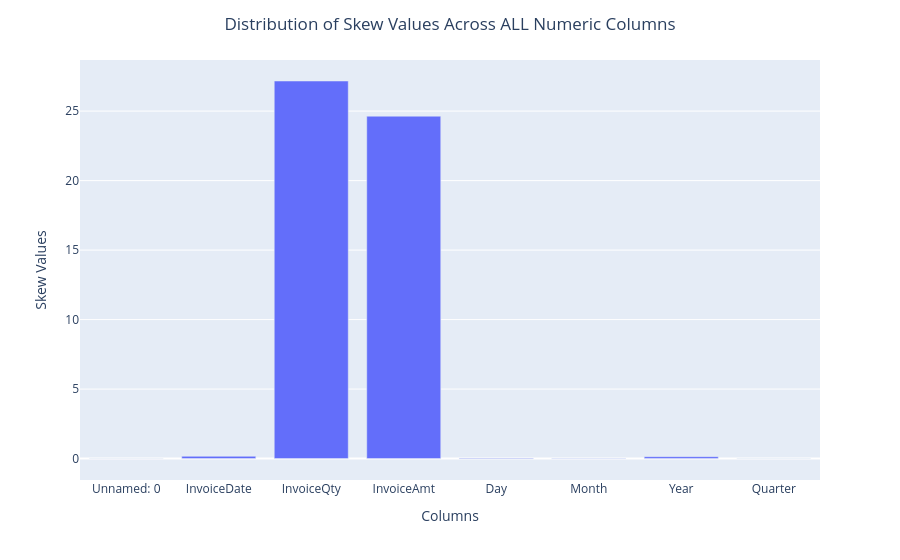

The notebook cell this image was saved under:
### Markdown cell above
# Get Column Skew/Kurtosis

### Code cell
#get column skew/kurtosis and show some Q-Q plots where possible

modETL.funcGetColumnSkew(dfSales_DataSet_Work)

### Figure 1 — Plotly figure (JSON) as saved in the notebook; plotly's stock layout.template omitted (floating-point values rounded to 4 significant figures)
{"data": [{"hovertemplate": "Column=%{x}<br>Skew=%{y}<extra></extra>", "legendgroup": "", "marker": {"color": "#636efa", "pattern": {"shape": ""}}, "name": "", "orientation": "v", "showlegend": false, "textposition": "auto", "type": "bar", "x": ["Unnamed: 0", "InvoiceDate", "InvoiceQty", "InvoiceAmt", "Day", "Month", "Year", "Quarter"], "xaxis": "x", "y": [0.0, 0.1649, 27.17, 24.63, -0.0295, -0.01042, 0.1369, 0.003546], "yaxis": "y"}], "layout": {"barmode": "relative", "legend": {"tracegroupgap": 0}, "margin": {"t": 60}, "title": {"text": "Distribution of Skew Values Across ALL Numeric Columns", "x": 0.5}, "xaxis": {"anchor": "y", "domain": [0, 1], "title": {"text": "Columns"}}, "yaxis": {"anchor": "x", "domain": [0, 1], "title": {"text": "Skew Values"}}}}
